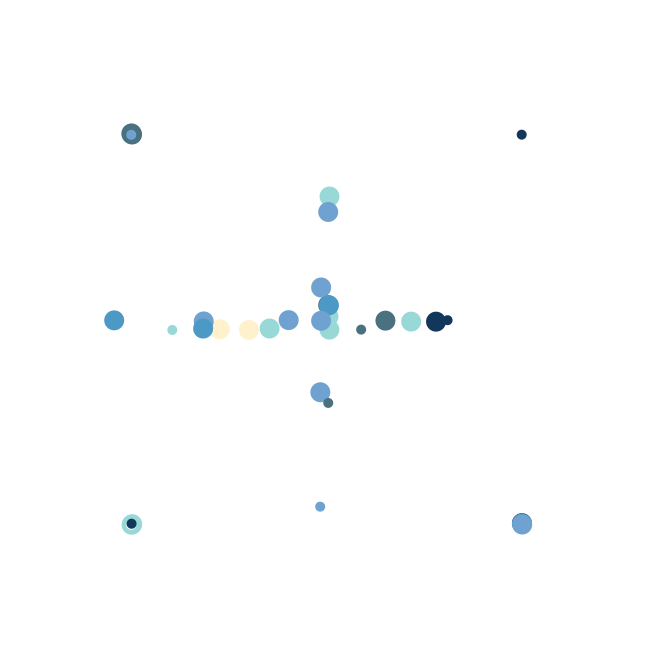
Frame 1 (no input)
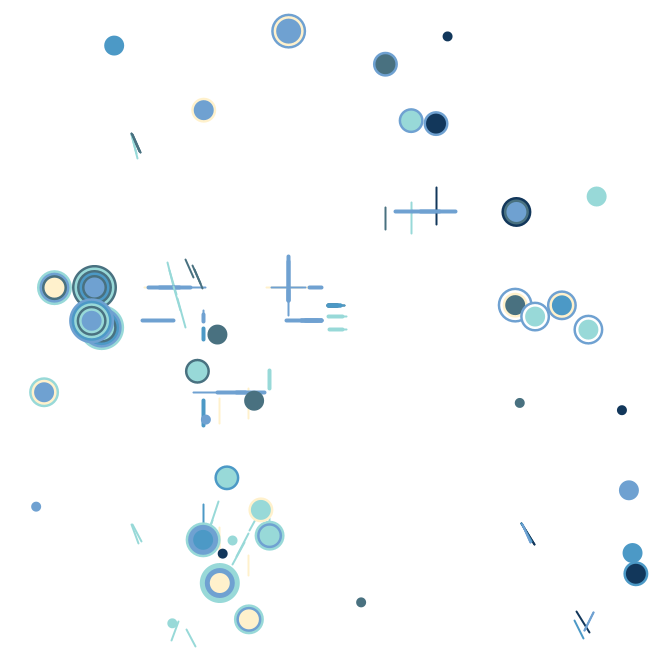
Frame 60 (the mouse pressed at the canvas centre just before this capture)
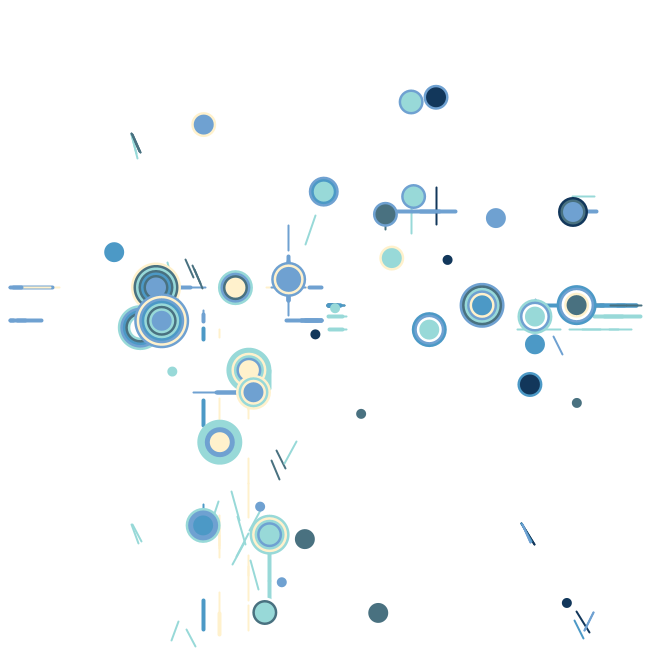
Frame 120 (the mouse held since frame 60 and released just before this capture)

The Processing sketch that drew these frames (run headless with seeded random() and noise(); from frame 60 on, the mouse is pressed at the canvas centre):

// Processing sketch: Rabin_Karp
// ── Rabin_Karp.pde
// Rabin Karp Search Algorithm Generative Art
// By Phillip Miao & Zora Zhang

import java.util.*; 


Particle[] ps;                             // array that stores all the moving particles   

Particle[] smallPS;

Link[] links;                              // array that stores the link between particles 

ArrayList<Line> lines;                     // arraylist that stores all the lines 

int numOfParticle = 30;                    // number of particles

int numOfAlph = 4;                         // the number of Alphs exist in txt and wd (counting from `a`)

void setup()
{
    // init particles
    ps = new Particle[numOfParticle];
    smallPS = new Particle[numOfParticle - 20];
    for(int i = 0; i < numOfParticle; i++){
        ps[i] = new Particle(); 
    }
    for (int i = 0; i < numOfParticle - 20; i++){
      smallPS[i] = new Particle(10);
    }
    
    
    //init lines
    lines = new ArrayList<Line>();
    
    // init links
    links = new Link[numOfParticle * (numOfParticle - 1) / 2];
    int count = 0;
    for(int i = 0; i < numOfParticle; i++)
    {
        for(int j = i+1; j < numOfParticle; j++)
        {
            links[count++] = new Link(ps[i], ps[j]);
        }
    }
    
    strokeWeight(3);
    size(650, 650);
    smooth();
    pixelDensity(2);
}

void draw()
{
    background(255);
    displayLines();
    for(Particle p : ps)
    {
        p.update();
        p.edges();
        p.display();
    }
    checkColliding();
    for (Particle p: smallPS)
    {
      p.update();
      p.edges();
      p.display();
    }
}

void checkColliding()
{
    for(Link l : links)
    {
        l.collide();
    }
}

void displayLines()
{
    for(Line l : lines) l.display();
}


// unit testing
void test(int times)
{
    for(int i = 0; i < times; i++)
    {
        RK rk = new RK(100, 4, numOfAlph);
        if(rk.index != rk.txt.indexOf(rk.wd))
        {
            println("Error!!\n\t" + rk.txt + " and " + rk.wd + ": ");
            println("\trk:   " + rk.index);
            println("\treal: " + rk.txt.indexOf(rk.wd));
            return;
        }
    }
    
    println("All good!");
}

String randString(int len, int num){
  String holder = "";
  for (int i = 0; i < len; i++){
    holder += char('a' + (int) random(0, num));
  }
  return holder;
}

// ── Line.pde
class Line
{
    color c;
    PVector start;
    PVector end;
    int w;
    
    
    Line(PVector start, PVector end)
    {
        this(start,end,color(0));
    }
    
    Line(float startx, float starty, float endx, float endy)
    {
        this(startx, starty, endx, endy, color(0));
    }
    
    Line(float startx, float starty, float endx, float endy, color c)
    {
        this.start = new PVector(startx, starty);
        this.end = new PVector(endx, endy);
        this.c = c;
    }
    
    Line(PVector start, PVector end, color c)
    {
        this(start.x, start.y, end.x, end.y, c);
    }
    
    void display()
    {
        strokeWeight(w);
        stroke(c);
        line(start.x, start.y, end.x, end.y);
    }
}

// ── Link.pde
class Link{
    
    Particle p1;
    Particle p2;
    Line l1;
    Line l2;
    
    boolean isColliding;
    
    Link(Particle p1, Particle p2)
    {
        this.p1 = p1;
        this.p2 = p2;
    }
    
    boolean needCheck()
    {
        if(isDiag())
        {
            return true;
        }
        return !(isSameHorVer() && isSameDir());
    }
    
    boolean isSameHorVer()
    {
        return (p1.isVert && p2.isVert) || (!p1.isVert && !p2.isVert);
    }
    
    boolean isSameDir()
    {
        return (p1.isRightOrDown && p2.isRightOrDown) || (!p1.isRightOrDown && !p2.isRightOrDown);
    }
    
    boolean isDiag()
    {
        return p1.diag || p2.diag;
    }
    
    void collide()
    {
        if(!needCheck()) return;
        if(isColliding())
        {
            if(!isColliding)
            {
                p1.addLayer(p2.c);
                p2.addLayer(p1.c);
                if(p1.diag)
                {
                    randomSeed(1);
                    l1 = new Line(p1.pos, PVector.add(p1.pos,PVector.mult(p1.vel, p1.realDia / p1.vel.mag())), p1.c);
                    l1.w = (int)random(4);
                    lines.add(l1);
                }
                else
                {
                    randomSeed(0);
                    l1 = new Line(p1.pos, PVector.add(p1.pos,p1.vel), p1.c);
                    l1.w = (int)random(4);
                    lines.add(l1);
                }
                
                if(p2.diag)
                {
                    randomSeed(2);
                    l2 = new Line(p2.pos, PVector.add(p2.pos,PVector.mult(p2.vel, p2.realDia / p2.vel.mag())), p2.c);
                    l2.w = (int)random(4);
                    lines.add(l2);
                }
                else
                {
                    randomSeed(3);
                    l2 = new Line(p2.pos, PVector.add(p2.pos,p2.vel), p2.c);
                    l2.w = (int)random(6);
                    lines.add(l2);
                }
                isColliding = true;
            }
            else
            {
                if(!p1.diag) l1.end.add(p1.vel);
                if(!p2.diag) l2.end.add(p2.vel);
            }
            
        }
        else
        {
            if(isColliding) 
            {
                //l1.end.add(PVector.mult(p1.vel, PVector.sub(p1.pos, new PVector(width/2, height/2)).mag() / p1.vel.mag()));
                //l2.end.add(PVector.mult(p2.vel, p2.realDia / 3 / p2.vel.mag()));
            }
            isColliding = false;
        }
    }
    
    // check if the two particles overlap 
    boolean isColliding()
    {
        float dis = PVector.sub(p2.pos, (p1.pos)).mag();
        return dis < (p1.realDia + p2.realDia)/2;
    }
}

// ── Particle.pde
import java.util.*;


class Particle{
    PVector pos;                  // position
    PVector vel;                  // velocity
    float dia = 20;               // initial size   
    float realDia;               // initial size   
    boolean isVert;                // movement axis
    boolean isRightOrDown;        //movement direction
    boolean diag;                //diagonal movement 
    float layerDia = 5;           // layer width
    int layer = 0;                // number of color layers 
    color c;                      // initial color 
    color[] palette = {#4c99c6, #12375b, #98d9d8, #ffffff, #6fa1d1, #497180}; //#5c7b65, #878787
    IntList colors = new IntList();
    RK rk;
    
    Particle()
    {
        rk = new RK(100,4,6);
        println(rk.index);
        if (rk.index != -1){
          this.palette = new color[1];
          palette[0] = #FFF1CC;
        }
        realDia = dia;
        c = palette[(int)rk.getNext(palette.length)];
        colors.append(c);
        double[] randHolder = {0.2, 0.8};
        // a 1/5 chance that the particle moves in diagonal 
        if ((int)(rk.getNext(5)) == 2){
            // initialize position & velocity with Rabin Karp
            pos = new PVector((int) (randHolder[(int)rk.getNext(2)] * height), (int) (randHolder[(int)rk.getNext(2)] * width));
            vel = new PVector(rk.getNext(1,3), rk.getNext(3,5));
            diag = true;
        }
        else {
            // false: move horizontally
            // true: move vertically 
            isVert = randTruth();
            isRightOrDown = randTruth();
            int dirSign = isRightOrDown? 1:-1;
            
            pos = randStartPos(isVert);
            if(isVert)   vel = new PVector(rk.getNext(3,5) * dirSign, 0);
            else         vel = new PVector(0, rk.getNext(3,5) * dirSign);
        }
    }
    
    Particle(float dia){
      this.dia = dia;
      rk = new RK(100,4,10);
        realDia = dia;
        c = palette[(int)rk.getNext(palette.length)];
        colors.append(c);
        double[] randHolder = {0.2, 0.8};
        // a 1/5 chance that the particle moves in diagonal 
        if ((int)(rk.getNext(5)) == 2){
            // initialize position & velocity with Rabin Karp
            pos = new PVector((int) (randHolder[(int)rk.getNext(2)] * height), (int) (randHolder[(int)rk.getNext(2)] * width));
            vel = new PVector(rk.getNext(1,3), rk.getNext(3,5));
            diag = true;
        }
        else {
            // false: move horizontally
            // true: move vertically 
            isVert = randTruth();
            isRightOrDown = randTruth();
            int dirSign = isRightOrDown? 1:-1;
            
            pos = randStartPos(isVert);
            if(isVert)   vel = new PVector(rk.getNext(3,5) * dirSign, 0);
            else         vel = new PVector(0, rk.getNext(3,5) * dirSign);
        }
    }
    
    // defining a starting position according to the movement direction
    PVector randStartPos(boolean dir)
    {
        //float mean = 0;
        //float sd = 0.6;  // standard devisation
        float rand = rand();
        int sign = randTruth()? -1:1;
        rand = map(rand * sign, -1,1,0.1,0.9);
        if(dir)   return new PVector(width/2, rand*height);
        else      return new PVector(rand*width, height/2);
    }
    
    // a value between 0 and 1 with more value close to 0
    float rand()
    {
        while(true)
        {
            float r1 = rk.getNext(0,1);
            float r2 = rk.getNext(0,1);
            if(r2 < r1)
            {
                return r2;
            }
        }
        // constrain(pow(((randomGaussian() * sd + mean) / 1.5),2),0,1)
    }
    
    
    int randSign()
    {
        return rk.getNext(2) > 1? -1:1;
    }
    
    boolean randTruth()
    {
        return rk.getNext(2) > 1? true:false;
    }
    
    void update()
    {
        pos.add(vel);
    }
    
    // bounce back if particle hits an edge 
    void edges()
    {
        if(pos.x + dia/2 > width)
        {
            vel.x = -1 * Math.abs(vel.x);
            pos.x = width - dia/2;
            isRightOrDown = !isRightOrDown;
        }
        else if(pos.x - dia/2 < 0)
        {
            vel.x = Math.abs(vel.x);
            pos.x = dia/2;
            isRightOrDown = !isRightOrDown;
        }
        else if(pos.y + dia/2 > height)
        {
            vel.y = -1 * Math.abs(vel.y);
            pos.y = height - dia/2;
            isRightOrDown = !isRightOrDown;
        }
        else if(pos.y - dia/2 < 0)
        {
            pos.y = dia/2;
            vel.y = Math.abs(vel.y);
            isRightOrDown = !isRightOrDown;
        }
    }
    
    void addLayer(color col)
    {
        if(diag){
            if(rk.getNext(1) > 0.2)
            {
                return;
            }
        }
        if(rk.getNext(layer+3) > layer)
        {
            layer += 1;
            realDia += layerDia;
            colors.append(col);
        }
    }
    
    void display()
    {
        noStroke();
        //fill(colors.get(colors.size() - 1));
        //ellipse(pos.x, pos.y, dia + layer, dia + layer);
        for (int i = this.layer; i >= 0; i--){
          fill(colors.get(i));
          ellipse(pos.x, pos.y, dia + i * layerDia, dia + i * layerDia);
        }
    }
}

// ── RK.pde
class RK
{
    String alphabetString;                                         // Index reference
    int prime;                                                     // Prime number
    int[] hashVals;                                                // hash values
    int index;                                                     // first occurance index
    String txt;                                                    // text need to be searched through
    String wd;                                                     // word looking for
    int count = -1;
    int max;                                                       // max hash value

    
    /**
     * @param     txt         long text need to be searched through
     *            wd          word to look for
     *            numOfAlph   the number of Alph exist in txt and wd (counting from `a`)
     */
    RK(String txt, String wd, int numofalph)
    {
        alphabetString = "";
        for(char i = 'a'; i < 'a' + numofalph; i++)
        {
            alphabetString += char(i);
        }
        prime = numofalph;
        hashVals = new int[txt.length() - wd.length() + 1];
        this.txt = txt;
        this.wd = wd;
        max = (int) pow(numofalph, wd.length()) - 1;
        rk();
    }
    
     /**
     * @param     txt         len of the random txt
     *            wd          len of the random wd
     *            numOfAlph   the number of Alph exist in txt and wd (counting from `a`)
     */
    RK(int txtLen, int wdLen, int numofalph)
    {
        this(randString(txtLen, numofalph), randString(wdLen, numofalph), numofalph);
    }
    
    private int getHash(String txt, int index, int exp) {
        int hash = 0;
        char letter = txt.charAt(index);
        hash += alphabetString.indexOf(letter) * pow(prime, exp);
        return hash;
    }

    private void rk() {
        // Get information of the word that we are searching for 
        int wdHash = 0; 
        int wdLen = wd.length();
        for (int i = 0; i < wd.length(); i++) {
            wdHash += getHash(wd, i, i);
        }

        // Get information of the document that we are searching in 
        int txtLen = txt.length(); 
        int txtHash = 0; 

        // get first hash
        for (int i = 0; i < wdLen; i++) {
            txtHash += getHash(txt, i, i);
        }
        
        hashVals[0] = txtHash;

        // rolling hash
        boolean found = false;
        for (int i = wdLen; i < txtLen; i++) {
          
          if (!found && wdHash == txtHash && checkCollision(txt,wd,i)) {
                index = i - wdLen;
                found = true;
            }
            
            int newHash = getHash(txt, i, wdLen - 1);
            int oldHash = getHash(txt, (i - wdLen), 0);
            txtHash = (txtHash - oldHash)/prime + newHash;
            
            hashVals[i - wdLen + 1] = txtHash;
        }
        
        if (!found) {
            if(wdHash == txtHash && checkCollision(txt,wd,txtLen)){
                index = txtLen - wdLen;
            }
            else
            {
                index = -1;
            }
        }
    }
    
    private boolean checkCollision(String txt, String wd, int i){
        int index = i - wd.length();
        boolean holder = true;
        for(int j = 0; j < wd.length(); j++){
          if (txt.charAt(index + j) != wd.charAt(j)){
            holder = false;
          }
        }
        return holder;
    }
    
    // get number from array of hash values, map to min-a, max-b
    float getNext(float a, float b)
    {
        count += 1;
        if(count >= hashVals.length)
            reset();
        return map(hashVals[count],0,max,a,b);
    }
    
    // get number from array of hash values, map to min-0, max-a
    float getNext(float a){
      return getNext(0,a);
    }
    
    // get numbders from array of hash values
    int getNext()
    {
        count += 1;
        if(count >= hashVals.length)
            reset();
        return hashVals[count];
    }
    
    // generate new strings, reset count, redo searching
    void reset()
    {
        this.txt = randString(txt.length(), alphabetString.length());
        println(txt + " " + wd);
        count = 0;
        rk();
    }
    
    void display(){
      for (int i = 0; i < 5; i++){
        float len = constrain(this.getNext(),0,height);
        if ((int)random(2) == 2){
          line(0,width/2, len, width/2);
      }
      else {
        line(height/2, 0, height/2, len);
      }
    }
}
}
